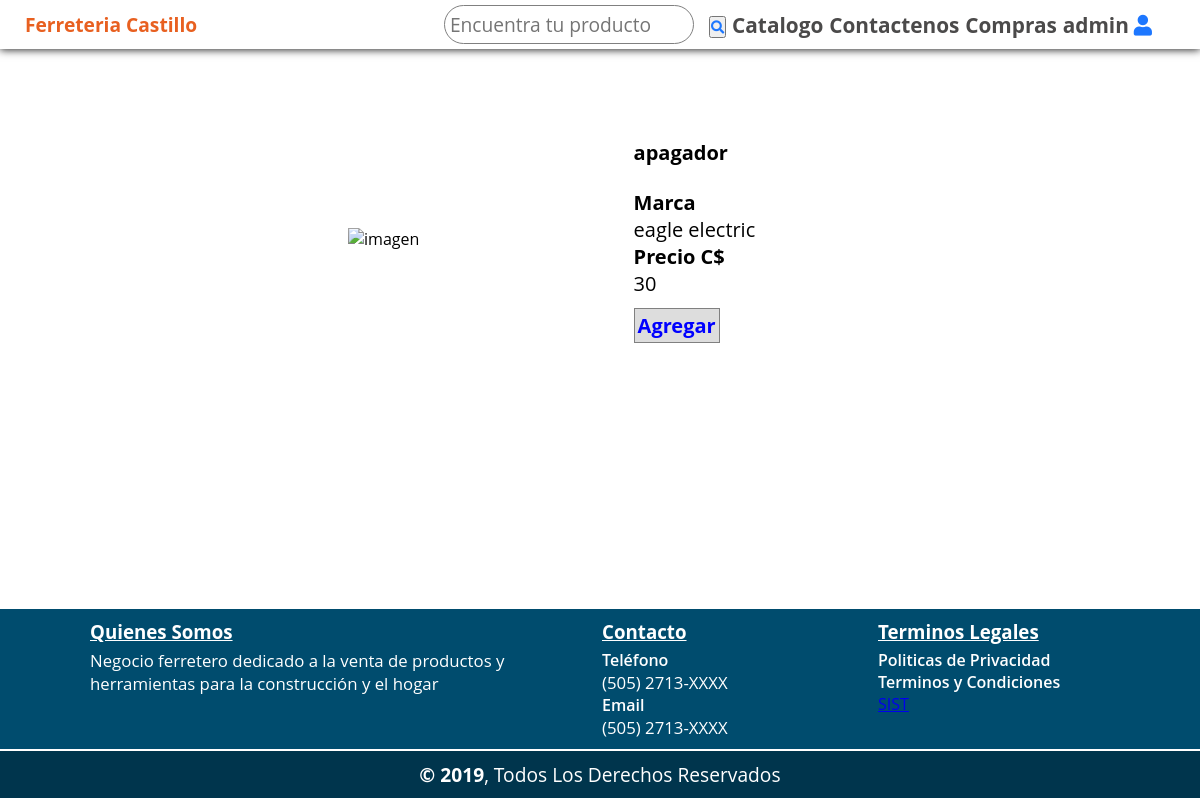
Page /?c=productos&a=Index2&verprod=1 (signed in) on the committed database.
### tables this page shows
CREATE TABLE `producto`  (
  `idProducto` int(255) NOT NULL AUTO_INCREMENT,
  `nombre` varchar(30) NULL DEFAULT NULL,
  `marca` int(30) NULL DEFAULT NULL,
  `precio` double(255, 0) NULL DEFAULT NULL,
  `nombre_imagen` varchar(255) NULL DEFAULT NULL,
  `ruta_imagen` varchar(255) NULL DEFAULT NULL,
  `categoria` int(255) NULL DEFAULT NULL,
  PRIMARY KEY (`idProducto`) USING BTREE,
  INDEX `idProducto`(`idProducto`) USING BTREE,
  INDEX `fk01_producto`(`marca`) USING BTREE,
  INDEX `fk02_producto`(`categoria`) USING BTREE,
  CONSTRAINT `fk01_producto` FOREIGN KEY (`marca`) REFERENCES `marca` (`idmarca`) ON DELETE RESTRICT ON UPDATE RESTRICT,
  CONSTRAINT `fk02_producto` FOREIGN KEY (`categoria`) REFERENCES `categoria` (`idcategoria`) ON DELETE RESTRICT ON UPDATE RESTRICT
);

CREATE TABLE `marca`  (
  `idmarca` int(255) NOT NULL AUTO_INCREMENT,
  `nombre` varchar(30) NULL DEFAULT NULL,
  INDEX `idmarca`(`idmarca`) USING BTREE
);

### controllers/productos.controler.php (called while the page is built, shortened)
<?php
    class ProductosController{
        public function Index2(){
            require_once 'views/cliente/layouts/dhead.php';
            require_once 'views/cliente/layouts/header.php';
            require_once 'views/cliente/producto/detalleproducto.php';
            require_once 'views/cliente/layouts/footer.php';
        }
    }
?>

### config/conexion.php (called while the page is built)
<?php
	class Conexion{
		public static function startup(){
			$pdo = new PDO('mysql:host=localhost;dbname=ferreteria_castillo;charset=utf8', 'root', 'Myroot');
			$pdo->setAttribute(PDO::ATTR_ERRMODE, PDO::ERRMODE_EXCEPTION);
			return $pdo;
		}
	}
?>

### models/producto.php (called while the page is built, shortened)
<?php
	require_once dirname(__FILE__,2)."./Config/conexion.php";
	class Producto{
		private $pdo;
		public function __CONSTRUCT()
	    {
            try
            {
                $this->pdo = Conexion::StartUp();
            }
            catch(Exception $e)
            {
                die($e->getMessage());
            }
	    }
		public function listardetalle($idproducto){
            try{
                $stm = $this->pdo->prepare("select idproducto, p.nombre Producto,c.nombre Categoria,m.nombre Marca,precio,ruta_imagen
                from producto p inner join marca m on m.idmarca = p.marca inner join categoria c on c.idcategoria = p.categoria where idproducto=?;");
                $stm->execute(array($idproducto));
                return $stm->fetchAll(PDO::FETCH_OBJ);
            }
            catch(Exception $e)
            {
                die($e->getMessage());
            }
        }
	}
?>

### views/cliente/producto/detalleproducto.php (the view, shortened to what this page needs)
<?php
        require_once './models/producto.php';
        $categoria=$_REQUEST['verprod'];
        $producto = new Producto();
        $productos = $producto->listardetalle($categoria);
        $array=json_decode(json_encode($productos),true);
?>
<div class="conteinerdetalle">
    <div class="item_detalle">
        <div class="columna1">
            <div class="imagen">
                    <img src="<?php echo $array['0']['ruta_imagen']; ?>" alt="imagen">
            </div>
        </div>
        <div class="columna2">
            <div class="nombre">
                <span><?php echo $array['0']['Producto']; ?></span>
            </div>
            <div class="descripcion">
                <span>Marca</span>
                <p><?php echo $array['0']['Marca']; ?></p>
                <span>Precio C$</span>
                <p> <?php echo $array['0']['precio']; ?></p>
            </div>
            <div class="ver">
                <a href="?c=productos&a=Index2&verprod=<?php echo $productos->idproducto;?>" class="boton">
                    Agregar
                </a>
            </div>
        </div>
    </div>
</div>

### assets/css/estiloheaders.css (style rules this page uses)
* { -webkit-box-sizing: border-box; -moz-box-sizing: border-box; box-sizing: border-box; font-family: 'open sans'; margin: 0; padding: 0; }
html { box-sizing: border-box; }
*, *:before, *:after { box-sizing: inherit; }

### assets/css/home.css (style rules this page uses)
html { box-sizing: border-box; }
*, *:before, *:after { box-sizing: inherit; }
* { box-sizing: border-box; }
.boton { margin-top: 5px; text-decoration: none; border: 1px solid gray; background-color: rgb(221, 221, 221); color: blue; font-weight: 700; padding: 3px; }

### assets/css/listaproductos.css (style rules this page uses)
* { -webkit-box-sizing: border-box; -moz-box-sizing: border-box; box-sizing: border-box; font-family: 'open sans'; margin: 0; padding: 0; }
html { box-sizing: border-box; }
*, *:before, *:after { box-sizing: inherit; }
.columna2 { flex-direction: row; flex: wrap; }

### assets/css/estilodetalle.css (style rules this page uses)
.conteinerdetalle { width: 80%; margin: auto; height: 500px; }
.item_detalle { display: flex; flex-direction: column; width: 70%; margin: auto; align-items: center; height: 60%; }
.item_detalle .columna1 { width: 45%; margin: auto; height: auto; }
.item_detalle .columna2 { display: flex; flex-direction: column; justify-content: space-between; width: 45%; height: 200px; }
.item_detalle .columna2 { font-size: 20px; }
.item_detalle .columna2 .descripcion { height: 100px; justify-content: space-between; }
.item_detalle .columna2 span { font-weight: bold; }
@media only screen and (min-width:800px) { .item_detalle { display: flex; flex-direction: row; } }
@media only screen and (min-width:800px) { .item_detalle .columna1 { width: 30%; } }
@media only screen and (min-width:800px) { .item_detalle .columna2 { width: 60; } }

### rows in the picture
producto: nombre "apagador", marca.nombre "eagle electric", precio "30"

### other values in the picture
$usuario "admin"
